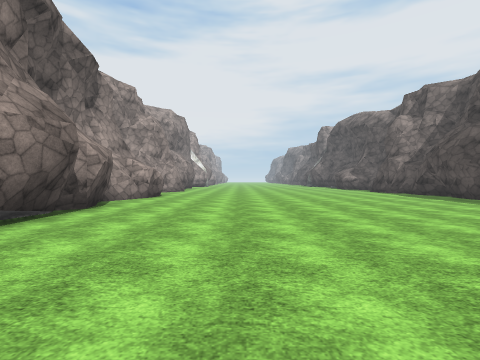
view 1 (above)

21 first-person views from a walk through a Unity game level. The camera is 1.4 m above the floor, looks level and sees 85° across. The floor is counted in squares, 2 m on a side. Each view is taken from the middle of a square. On the plan, view 1 faces up. The plan holds only what a view shows up to about 9 squares ahead; the rest is blank. The place goes on beyond the plan. The player character is not drawn. Some surface patterns are stand-ins.

view 2
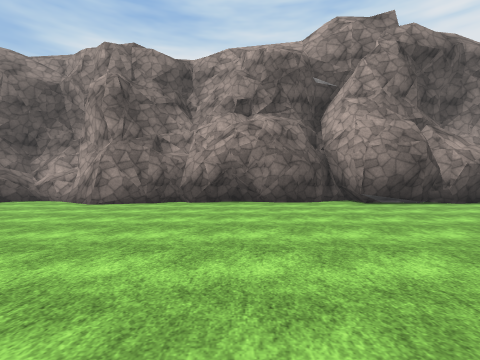

view 3
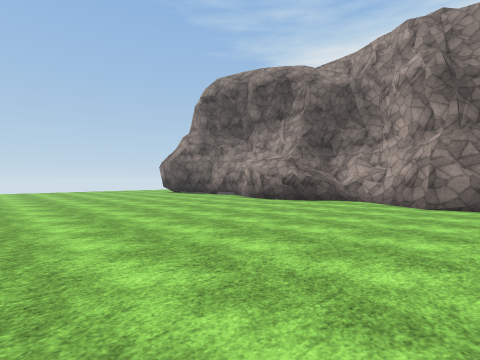

view 4
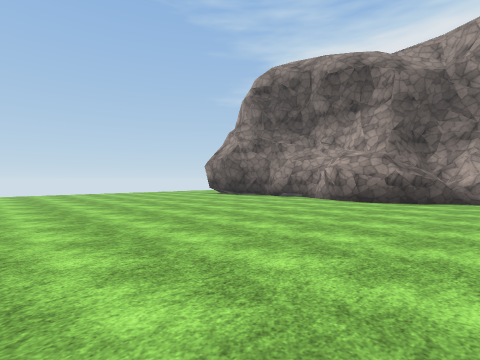

view 5
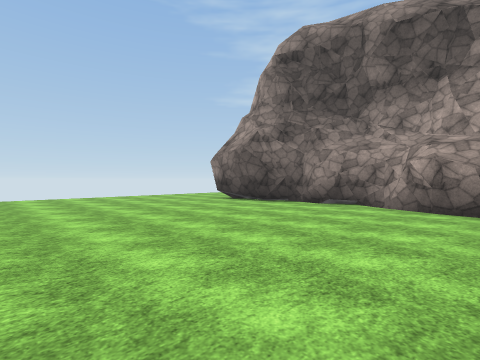

view 6
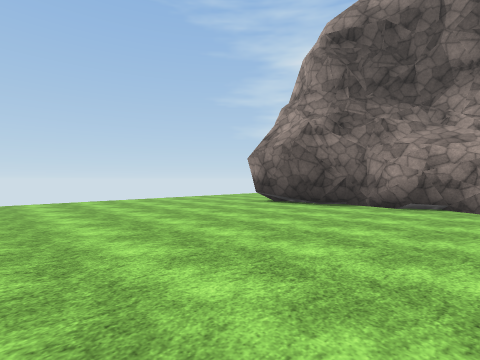

view 7
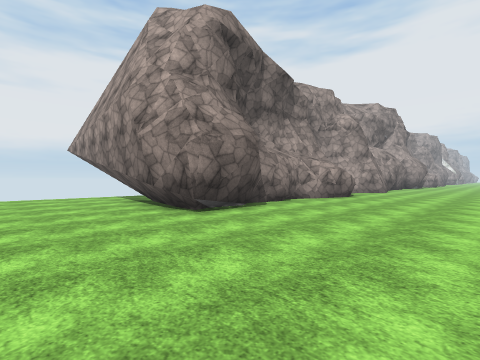

view 8
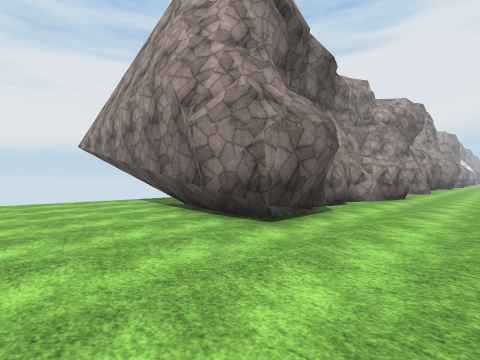

view 9
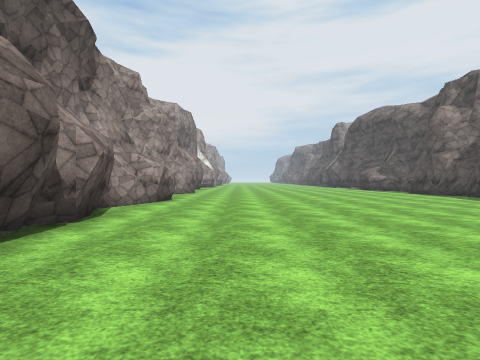

view 10
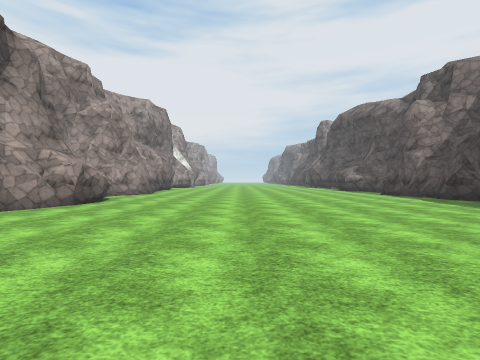

view 11
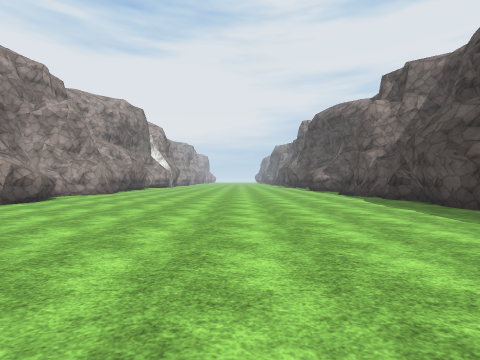

view 12
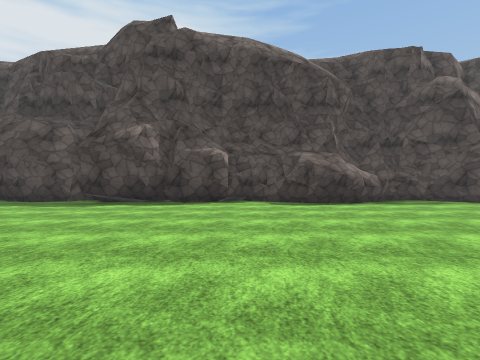

view 13
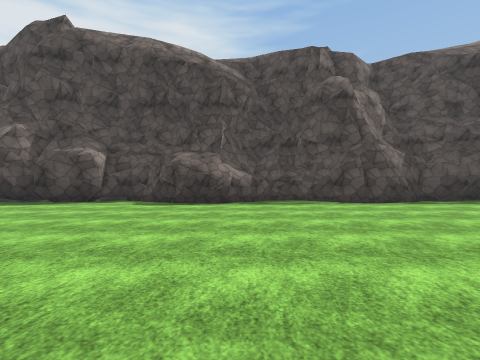

view 14
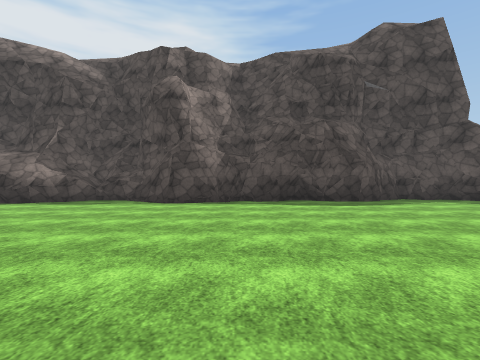

view 15
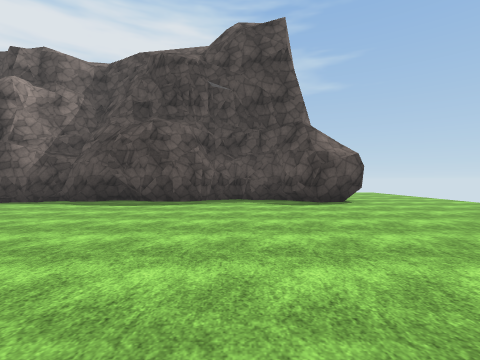

view 16
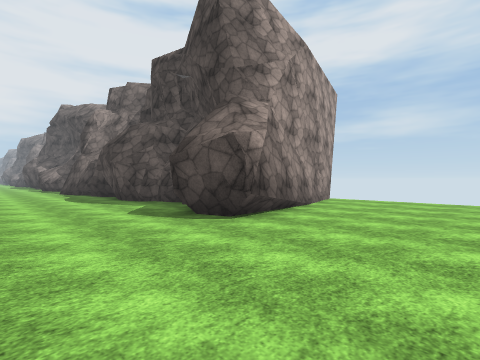

view 17
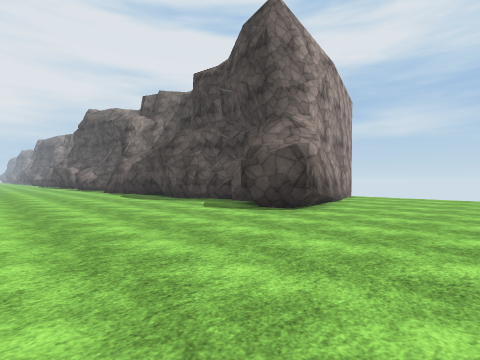

view 18
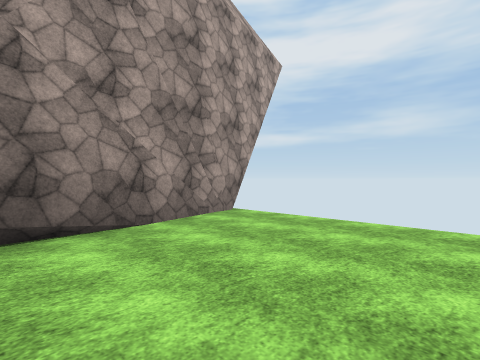

view 19
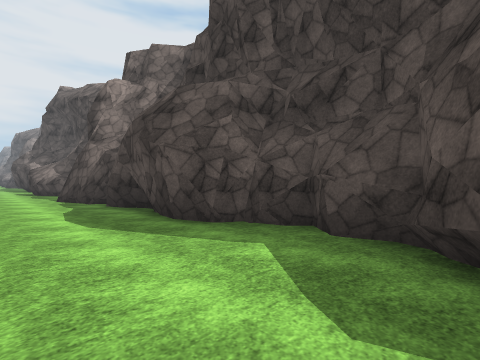

view 20
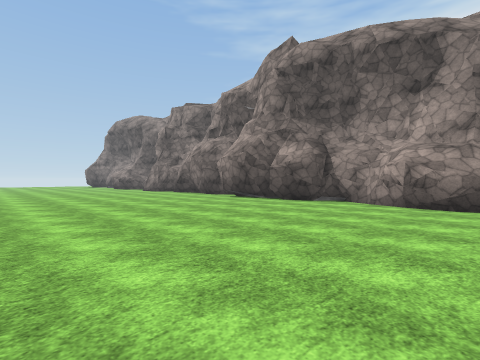

view 21
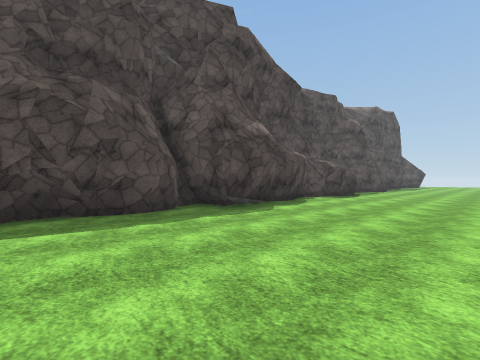

### Floor plan
Key: @ floor where view 1 was taken; # wall or solid block; . floor; ^ raised ledge.
Columns run from 10 left of view 1 to 15 right of it. Each row starts with its distance up from view 1.
 12       #...........##
 11       #............#
 10      ##............#
  9      #.............#
  8      ##............#
  7       #...........##
  6       #...........#
  5       #...........#
  4       #...........##
  3       #............#
  2       #............#
  1       #...........##
  0       #...@.......#
 -1       #...........#
 -2       #............^
 -3       #............#
 -4       #............#
 -5      ##...........##
 -6      #............##
 -7      ##............#
 -8       #............#
 -9       ##...........#
-10       # ...........#
-11       #............#
-12       #............##
-13       #.............#
-14       #.............#
-15       #...........### ####
-16  ######...........#####..
-17 ....###..................
-18 .........................
-19 .........................
-20 .........................

Where each view was taken, in squares from view 1:
view 1: 0 up, 0 right, facing up
view 2: 0 up, 4 right, facing left
view 3: 3 down, 4 right, facing down-left
view 4: 6 down, 5 right, facing down-left
view 5: 9 down, 3 right, facing down-left
view 6: 11 down, 3 right, facing down-left
view 7: 20 down, 1 right, facing up-left
view 8: 20 down, 1 left, facing up-left
view 9: 2 up, 1 left, facing up
view 10: 3 up, 1 right, facing up
view 11: 3 up, 3 right, facing up
view 12: 3 up, 0 right, facing right
view 13: 1 down, 0 right, facing right
view 14: 7 down, 0 right, facing right
view 15: 13 down, 0 right, facing right
view 16: 20 down, 5 right, facing up-right
view 17: 20 down, 3 right, facing up-right
view 18: 20 down, 10 right, facing up-right
view 19: 15 down, 6 right, facing up-right
view 20: 12 up, 4 right, facing down-left
view 21: 12 up, 3 right, facing down-right
